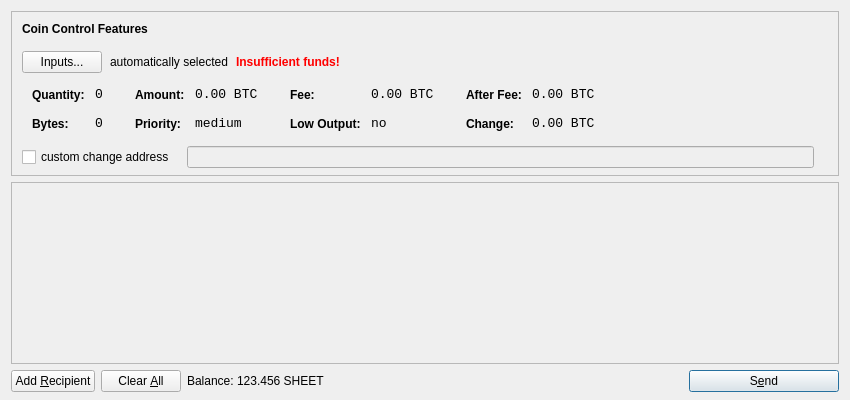
<?xml version="1.0" encoding="UTF-8"?>
<ui version="4.0">
 <class>SendCoinsDialog</class>
 <widget class="QDialog" name="SendCoinsDialog">
  <property name="geometry">
   <rect>
    <x>0</x>
    <y>0</y>
    <width>850</width>
    <height>400</height>
   </rect>
  </property>
  <property name="windowTitle">
   <string>Send Coins</string>
  </property>
  <layout class="QVBoxLayout" name="verticalLayout" stretch="0,1,0">
   <property name="bottomMargin">
    <number>8</number>
   </property>
   <item>
    <widget class="QFrame" name="frameCoinControl">
     <property name="sizePolicy">
      <sizepolicy hsizetype="Expanding" vsizetype="Expanding">
       <horstretch>0</horstretch>
       <verstretch>0</verstretch>
      </sizepolicy>
     </property>
     <property name="maximumSize">
      <size>
       <width>16777215</width>
       <height>16777215</height>
      </size>
     </property>
     <property name="frameShape">
      <enum>QFrame::StyledPanel</enum>
     </property>
     <property name="frameShadow">
      <enum>QFrame::Sunken</enum>
     </property>
     <layout class="QVBoxLayout" name="verticalLayoutCoinControl2">
      <property name="spacing">
       <number>-1</number>
      </property>
      <property name="leftMargin">
       <number>0</number>
      </property>
      <property name="topMargin">
       <number>0</number>
      </property>
      <property name="rightMargin">
       <number>0</number>
      </property>
      <property name="bottomMargin">
       <number>6</number>
      </property>
      <item>
       <layout class="QVBoxLayout" name="verticalLayoutCoinControl" stretch="0,0,0,0,1">
        <property name="spacing">
         <number>0</number>
        </property>
        <property name="leftMargin">
         <number>10</number>
        </property>
        <property name="topMargin">
         <number>10</number>
        </property>
        <item>
         <layout class="QHBoxLayout" name="horizontalLayoutCoinControl1">
          <property name="bottomMargin">
           <number>15</number>
          </property>
          <item>
           <widget class="QLabel" name="labelCoinControlFeatures">
            <property name="sizePolicy">
             <sizepolicy hsizetype="Preferred" vsizetype="Maximum">
              <horstretch>0</horstretch>
              <verstretch>0</verstretch>
             </sizepolicy>
            </property>
            <property name="font">
             <font>
              <weight>75</weight>
              <bold>true</bold>
             </font>
            </property>
            <property name="styleSheet">
             <string notr="true">font-weight:bold;</string>
            </property>
            <property name="text">
             <string>Coin Control Features</string>
            </property>
           </widget>
          </item>
         </layout>
        </item>
        <item>
         <layout class="QHBoxLayout" name="horizontalLayoutCoinControl2" stretch="0,0,0,0">
          <property name="spacing">
           <number>8</number>
          </property>
          <property name="bottomMargin">
           <number>10</number>
          </property>
          <item>
           <widget class="QPushButton" name="pushButtonCoinControl">
            <property name="styleSheet">
             <string notr="true"/>
            </property>
            <property name="text">
             <string>Inputs...</string>
            </property>
           </widget>
          </item>
          <item>
           <widget class="QLabel" name="labelCoinControlAutomaticallySelected">
            <property name="text">
             <string>automatically selected</string>
            </property>
            <property name="margin">
             <number>5</number>
            </property>
           </widget>
          </item>
          <item>
           <widget class="QLabel" name="labelCoinControlInsuffFunds">
            <property name="font">
             <font>
              <weight>75</weight>
              <bold>true</bold>
             </font>
            </property>
            <property name="styleSheet">
             <string notr="true">color:red;font-weight:bold;</string>
            </property>
            <property name="text">
             <string>Insufficient funds!</string>
            </property>
            <property name="margin">
             <number>5</number>
            </property>
           </widget>
          </item>
          <item>
           <spacer name="horizontalSpacerCoinControl">
            <property name="orientation">
             <enum>Qt::Horizontal</enum>
            </property>
            <property name="sizeHint" stdset="0">
             <size>
              <width>40</width>
              <height>1</height>
             </size>
            </property>
           </spacer>
          </item>
         </layout>
        </item>
        <item>
         <widget class="QWidget" name="widgetCoinControl" native="true">
          <property name="sizePolicy">
           <sizepolicy hsizetype="Preferred" vsizetype="Preferred">
            <horstretch>0</horstretch>
            <verstretch>0</verstretch>
           </sizepolicy>
          </property>
          <property name="minimumSize">
           <size>
            <width>0</width>
            <height>0</height>
           </size>
          </property>
          <property name="styleSheet">
           <string notr="true"/>
          </property>
          <layout class="QHBoxLayout" name="horizontalLayoutCoinControl5">
           <property name="margin">
            <number>0</number>
           </property>
           <item>
            <layout class="QHBoxLayout" name="horizontalLayoutCoinControl3" stretch="0,0,0,1">
             <property name="spacing">
              <number>20</number>
             </property>
             <property name="topMargin">
              <number>0</number>
             </property>
             <property name="bottomMargin">
              <number>10</number>
             </property>
             <item>
              <layout class="QFormLayout" name="formLayoutCoinControl1">
               <property name="horizontalSpacing">
                <number>10</number>
               </property>
               <property name="verticalSpacing">
                <number>14</number>
               </property>
               <property name="leftMargin">
                <number>10</number>
               </property>
               <property name="topMargin">
                <number>4</number>
               </property>
               <property name="rightMargin">
                <number>6</number>
               </property>
               <item row="0" column="0">
                <widget class="QLabel" name="labelCoinControlQuantityText">
                 <property name="styleSheet">
                  <string notr="true">font-weight:bold;</string>
                 </property>
                 <property name="text">
                  <string>Quantity:</string>
                 </property>
                 <property name="margin">
                  <number>0</number>
                 </property>
                </widget>
               </item>
               <item row="0" column="1">
                <widget class="QLabel" name="labelCoinControlQuantity">
                 <property name="font">
                  <font>
                   <family>Monospace</family>
                   <pointsize>10</pointsize>
                  </font>
                 </property>
                 <property name="cursor">
                  <cursorShape>IBeamCursor</cursorShape>
                 </property>
                 <property name="contextMenuPolicy">
                  <enum>Qt::ActionsContextMenu</enum>
                 </property>
                 <property name="text">
                  <string notr="true">0</string>
                 </property>
                 <property name="margin">
                  <number>0</number>
                 </property>
                 <property name="textInteractionFlags">
                  <set>Qt::LinksAccessibleByMouse|Qt::TextSelectableByKeyboard|Qt::TextSelectableByMouse</set>
                 </property>
                </widget>
               </item>
               <item row="1" column="0">
                <widget class="QLabel" name="labelCoinControlBytesText">
                 <property name="styleSheet">
                  <string notr="true">font-weight:bold;</string>
                 </property>
                 <property name="text">
                  <string>Bytes:</string>
                 </property>
                </widget>
               </item>
               <item row="1" column="1">
                <widget class="QLabel" name="labelCoinControlBytes">
                 <property name="font">
                  <font>
                   <family>Monospace</family>
                   <pointsize>10</pointsize>
                  </font>
                 </property>
                 <property name="cursor">
                  <cursorShape>IBeamCursor</cursorShape>
                 </property>
                 <property name="contextMenuPolicy">
                  <enum>Qt::ActionsContextMenu</enum>
                 </property>
                 <property name="text">
                  <string notr="true">0</string>
                 </property>
                 <property name="textInteractionFlags">
                  <set>Qt::LinksAccessibleByMouse|Qt::TextSelectableByKeyboard|Qt::TextSelectableByMouse</set>
                 </property>
                </widget>
               </item>
              </layout>
             </item>
             <item>
              <layout class="QFormLayout" name="formLayoutCoinControl2">
               <property name="horizontalSpacing">
                <number>10</number>
               </property>
               <property name="verticalSpacing">
                <number>14</number>
               </property>
               <property name="leftMargin">
                <number>6</number>
               </property>
               <property name="topMargin">
                <number>4</number>
               </property>
               <property name="rightMargin">
                <number>6</number>
               </property>
               <item row="0" column="0">
                <widget class="QLabel" name="labelCoinControlAmountText">
                 <property name="styleSheet">
                  <string notr="true">font-weight:bold;</string>
                 </property>
                 <property name="text">
                  <string>Amount:</string>
                 </property>
                 <property name="margin">
                  <number>0</number>
                 </property>
                </widget>
               </item>
               <item row="0" column="1">
                <widget class="QLabel" name="labelCoinControlAmount">
                 <property name="font">
                  <font>
                   <family>Monospace</family>
                   <pointsize>10</pointsize>
                  </font>
                 </property>
                 <property name="cursor">
                  <cursorShape>IBeamCursor</cursorShape>
                 </property>
                 <property name="contextMenuPolicy">
                  <enum>Qt::ActionsContextMenu</enum>
                 </property>
                 <property name="text">
                  <string notr="true">0.00 BTC</string>
                 </property>
                 <property name="textInteractionFlags">
                  <set>Qt::LinksAccessibleByMouse|Qt::TextSelectableByKeyboard|Qt::TextSelectableByMouse</set>
                 </property>
                </widget>
               </item>
               <item row="1" column="0">
                <widget class="QLabel" name="labelCoinControlPriorityText">
                 <property name="styleSheet">
                  <string notr="true">font-weight:bold;</string>
                 </property>
                 <property name="text">
                  <string>Priority:</string>
                 </property>
                </widget>
               </item>
               <item row="1" column="1">
                <widget class="QLabel" name="labelCoinControlPriority">
                 <property name="font">
                  <font>
                   <family>Monospace</family>
                   <pointsize>10</pointsize>
                  </font>
                 </property>
                 <property name="cursor">
                  <cursorShape>IBeamCursor</cursorShape>
                 </property>
                 <property name="contextMenuPolicy">
                  <enum>Qt::ActionsContextMenu</enum>
                 </property>
                 <property name="text">
                  <string>medium</string>
                 </property>
                 <property name="textInteractionFlags">
                  <set>Qt::LinksAccessibleByMouse|Qt::TextSelectableByKeyboard|Qt::TextSelectableByMouse</set>
                 </property>
                </widget>
               </item>
              </layout>
             </item>
             <item>
              <layout class="QFormLayout" name="formLayoutCoinControl3">
               <property name="horizontalSpacing">
                <number>10</number>
               </property>
               <property name="verticalSpacing">
                <number>14</number>
               </property>
               <property name="leftMargin">
                <number>6</number>
               </property>
               <property name="topMargin">
                <number>4</number>
               </property>
               <property name="rightMargin">
                <number>6</number>
               </property>
               <item row="0" column="0">
                <widget class="QLabel" name="labelCoinControlFeeText">
                 <property name="styleSheet">
                  <string notr="true">font-weight:bold;</string>
                 </property>
                 <property name="text">
                  <string>Fee:</string>
                 </property>
                 <property name="margin">
                  <number>0</number>
                 </property>
                </widget>
               </item>
               <item row="0" column="1">
                <widget class="QLabel" name="labelCoinControlFee">
                 <property name="font">
                  <font>
                   <family>Monospace</family>
                   <pointsize>10</pointsize>
                  </font>
                 </property>
                 <property name="cursor">
                  <cursorShape>IBeamCursor</cursorShape>
                 </property>
                 <property name="contextMenuPolicy">
                  <enum>Qt::ActionsContextMenu</enum>
                 </property>
                 <property name="text">
                  <string notr="true">0.00 BTC</string>
                 </property>
                 <property name="textInteractionFlags">
                  <set>Qt::LinksAccessibleByMouse|Qt::TextSelectableByKeyboard|Qt::TextSelectableByMouse</set>
                 </property>
                </widget>
               </item>
               <item row="1" column="0">
                <widget class="QLabel" name="labelCoinControlLowOutputText">
                 <property name="styleSheet">
                  <string notr="true">font-weight:bold;</string>
                 </property>
                 <property name="text">
                  <string>Low Output:</string>
                 </property>
                </widget>
               </item>
               <item row="1" column="1">
                <widget class="QLabel" name="labelCoinControlLowOutput">
                 <property name="font">
                  <font>
                   <family>Monospace</family>
                   <pointsize>10</pointsize>
                  </font>
                 </property>
                 <property name="cursor">
                  <cursorShape>IBeamCursor</cursorShape>
                 </property>
                 <property name="contextMenuPolicy">
                  <enum>Qt::ActionsContextMenu</enum>
                 </property>
                 <property name="text">
                  <string>no</string>
                 </property>
                 <property name="textInteractionFlags">
                  <set>Qt::LinksAccessibleByMouse|Qt::TextSelectableByKeyboard|Qt::TextSelectableByMouse</set>
                 </property>
                </widget>
               </item>
              </layout>
             </item>
             <item>
              <layout class="QFormLayout" name="formLayoutCoinControl4">
               <property name="horizontalSpacing">
                <number>10</number>
               </property>
               <property name="verticalSpacing">
                <number>14</number>
               </property>
               <property name="leftMargin">
                <number>6</number>
               </property>
               <property name="topMargin">
                <number>4</number>
               </property>
               <property name="rightMargin">
                <number>6</number>
               </property>
               <item row="0" column="0">
                <widget class="QLabel" name="labelCoinControlAfterFeeText">
                 <property name="styleSheet">
                  <string notr="true">font-weight:bold;</string>
                 </property>
                 <property name="text">
                  <string>After Fee:</string>
                 </property>
                 <property name="margin">
                  <number>0</number>
                 </property>
                </widget>
               </item>
               <item row="0" column="1">
                <widget class="QLabel" name="labelCoinControlAfterFee">
                 <property name="font">
                  <font>
                   <family>Monospace</family>
                   <pointsize>10</pointsize>
                  </font>
                 </property>
                 <property name="cursor">
                  <cursorShape>IBeamCursor</cursorShape>
                 </property>
                 <property name="contextMenuPolicy">
                  <enum>Qt::ActionsContextMenu</enum>
                 </property>
                 <property name="text">
                  <string notr="true">0.00 BTC</string>
                 </property>
                 <property name="textInteractionFlags">
                  <set>Qt::LinksAccessibleByMouse|Qt::TextSelectableByKeyboard|Qt::TextSelectableByMouse</set>
                 </property>
                </widget>
               </item>
               <item row="1" column="0">
                <widget class="QLabel" name="labelCoinControlChangeText">
                 <property name="styleSheet">
                  <string notr="true">font-weight:bold;</string>
                 </property>
                 <property name="text">
                  <string>Change:</string>
                 </property>
                </widget>
               </item>
               <item row="1" column="1">
                <widget class="QLabel" name="labelCoinControlChange">
                 <property name="font">
                  <font>
                   <family>Monospace</family>
                   <pointsize>10</pointsize>
                  </font>
                 </property>
                 <property name="cursor">
                  <cursorShape>IBeamCursor</cursorShape>
                 </property>
                 <property name="contextMenuPolicy">
                  <enum>Qt::ActionsContextMenu</enum>
                 </property>
                 <property name="text">
                  <string notr="true">0.00 BTC</string>
                 </property>
                 <property name="textInteractionFlags">
                  <set>Qt::LinksAccessibleByMouse|Qt::TextSelectableByKeyboard|Qt::TextSelectableByMouse</set>
                 </property>
                </widget>
               </item>
              </layout>
             </item>
            </layout>
           </item>
          </layout>
         </widget>
        </item>
        <item>
         <layout class="QHBoxLayout" name="horizontalLayoutCoinControl4" stretch="0,0,0">
          <property name="spacing">
           <number>12</number>
          </property>
          <property name="sizeConstraint">
           <enum>QLayout::SetDefaultConstraint</enum>
          </property>
          <property name="topMargin">
           <number>5</number>
          </property>
          <property name="rightMargin">
           <number>5</number>
          </property>
          <item>
           <widget class="QCheckBox" name="checkBoxCoinControlChange">
            <property name="text">
             <string>custom change address</string>
            </property>
           </widget>
          </item>
          <item>
           <widget class="QLineEdit" name="lineEditCoinControlChange">
            <property name="enabled">
             <bool>false</bool>
            </property>
            <property name="sizePolicy">
             <sizepolicy hsizetype="Expanding" vsizetype="Fixed">
              <horstretch>0</horstretch>
              <verstretch>0</verstretch>
             </sizepolicy>
            </property>
           </widget>
          </item>
          <item>
           <widget class="QLabel" name="labelCoinControlChangeLabel">
            <property name="sizePolicy">
             <sizepolicy hsizetype="Preferred" vsizetype="Expanding">
              <horstretch>0</horstretch>
              <verstretch>0</verstretch>
             </sizepolicy>
            </property>
            <property name="minimumSize">
             <size>
              <width>0</width>
              <height>0</height>
             </size>
            </property>
            <property name="text">
             <string/>
            </property>
            <property name="margin">
             <number>3</number>
            </property>
           </widget>
          </item>
         </layout>
        </item>
        <item>
         <spacer name="verticalSpacerCoinControl">
          <property name="orientation">
           <enum>Qt::Vertical</enum>
          </property>
          <property name="sizeHint" stdset="0">
           <size>
            <width>800</width>
            <height>1</height>
           </size>
          </property>
         </spacer>
        </item>
       </layout>
      </item>
     </layout>
    </widget>
   </item>
   <item>
    <widget class="QScrollArea" name="scrollArea">
     <property name="widgetResizable">
      <bool>true</bool>
     </property>
     <widget class="QWidget" name="scrollAreaWidgetContents">
      <property name="geometry">
       <rect>
        <x>0</x>
        <y>0</y>
        <width>830</width>
        <height>165</height>
       </rect>
      </property>
      <layout class="QVBoxLayout" name="verticalLayout_2">
       <property name="margin">
        <number>0</number>
       </property>
       <item>
        <layout class="QVBoxLayout" name="entries">
         <property name="spacing">
          <number>6</number>
         </property>
        </layout>
       </item>
       <item>
        <spacer name="verticalSpacer">
         <property name="orientation">
          <enum>Qt::Vertical</enum>
         </property>
         <property name="sizeHint" stdset="0">
          <size>
           <width>20</width>
           <height>40</height>
          </size>
         </property>
        </spacer>
       </item>
      </layout>
     </widget>
    </widget>
   </item>
   <item>
    <layout class="QHBoxLayout" name="horizontalLayout">
     <item>
      <widget class="QPushButton" name="addButton">
       <property name="toolTip">
        <string>Send to multiple recipients at once</string>
       </property>
       <property name="text">
        <string>Add &amp;Recipient</string>
       </property>
       <property name="icon">
        <iconset resource="../bitcoin.qrc">
         <normaloff>:/icons/add</normaloff>:/icons/add</iconset>
       </property>
       <property name="autoDefault">
        <bool>false</bool>
       </property>
      </widget>
     </item>
     <item>
      <widget class="QPushButton" name="clearButton">
       <property name="sizePolicy">
        <sizepolicy hsizetype="Minimum" vsizetype="Fixed">
         <horstretch>0</horstretch>
         <verstretch>0</verstretch>
        </sizepolicy>
       </property>
       <property name="toolTip">
        <string>Remove all transaction fields</string>
       </property>
       <property name="text">
        <string>Clear &amp;All</string>
       </property>
       <property name="icon">
        <iconset resource="../bitcoin.qrc">
         <normaloff>:/icons/remove</normaloff>:/icons/remove</iconset>
       </property>
       <property name="autoRepeatDelay">
        <number>300</number>
       </property>
       <property name="autoDefault">
        <bool>false</bool>
       </property>
      </widget>
     </item>
     <item>
      <layout class="QHBoxLayout" name="horizontalLayout_2">
       <property name="spacing">
        <number>3</number>
       </property>
       <item>
        <widget class="QLabel" name="label">
         <property name="text">
          <string>Balance:</string>
         </property>
        </widget>
       </item>
       <item>
        <widget class="QLabel" name="labelBalance">
         <property name="cursor">
          <cursorShape>IBeamCursor</cursorShape>
         </property>
         <property name="text">
          <string>123.456 SHEET</string>
         </property>
         <property name="textInteractionFlags">
          <set>Qt::LinksAccessibleByMouse|Qt::TextSelectableByKeyboard|Qt::TextSelectableByMouse</set>
         </property>
        </widget>
       </item>
      </layout>
     </item>
     <item>
      <spacer name="horizontalSpacer">
       <property name="orientation">
        <enum>Qt::Horizontal</enum>
       </property>
       <property name="sizeHint" stdset="0">
        <size>
         <width>40</width>
         <height>20</height>
        </size>
       </property>
      </spacer>
     </item>
     <item>
      <widget class="QPushButton" name="sendButton">
       <property name="minimumSize">
        <size>
         <width>150</width>
         <height>0</height>
        </size>
       </property>
       <property name="toolTip">
        <string>Confirm the send action</string>
       </property>
       <property name="text">
        <string>S&amp;end</string>
       </property>
       <property name="icon">
        <iconset resource="../bitcoin.qrc">
         <normaloff>:/icons/send</normaloff>:/icons/send</iconset>
       </property>
       <property name="default">
        <bool>true</bool>
       </property>
      </widget>
     </item>
    </layout>
   </item>
  </layout>
 </widget>
 <resources>
  <include location="../bitcoin.qrc"/>
 </resources>
 <connections/>
</ui>
